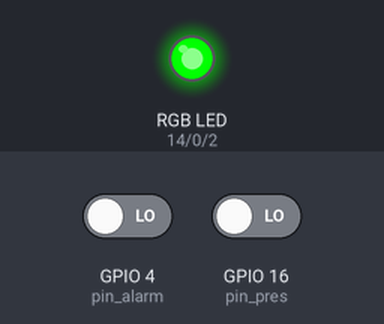
Recording of a sketch running on a simulated ESP8266 (NodeMCU). On the bench: an RGB LED mixed from three pins (HIGH = lit). The test bench sets the inputs (shaded band); at power-on: GPIO 4 (pin_alarm) LOW, GPIO 16 (pin_pres) LOW. WiFi joins after 1.5 s; servers stay silent unless stated; what the sketch prints to the serial monitor is not drawn.

Above: at 0.1 s.
At 1.6 s:
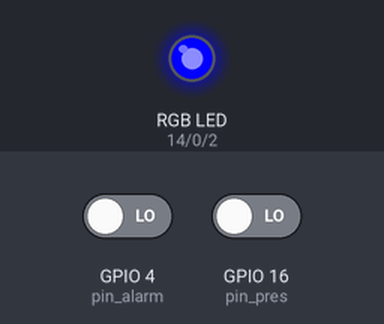
Timing chart, 0 to 3.1 s (numbered marks = the images above):
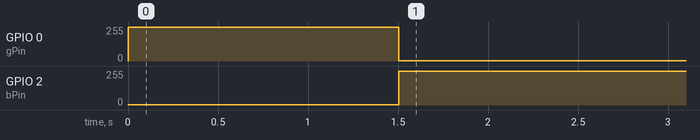

The sketch:

ss_rgb.ino
```cpp
#include <ESP8266WiFi.h>
#include <ESP8266WebServer.h>

ESP8266WebServer server;

    uint8_t pin_alarm = 4;
    uint8_t pin_motion = 1;
    uint8_t pin_pres = 16;

    uint8_t rPin = 14;
    uint8_t gPin = 0;
    uint8_t bPin = 2;

    char* ssid = "PCUAQ82";
    char* password = "PCUAQ8282";
    String alarm_state;
    String motion_state;
    String pres_state;
    String total_state;

    char webpage[] PROGMEM = R"=====(
    <!DOCTYPE html>
    <html lang="en">
    <head>
        <meta charset="UTF-8">
        <meta http-equiv="X-UA-Compatible" content="IE=edge">
        <meta name="viewport" content="width=device-width, initial-scale=1.0">
        <title>Sensor states</title>
    </head>
    <body>
    </body>

    </html>
    <script>
    function myFunction()
    {
      console.log("boton presionado");
      var xhr = new XMLHttpRequest();
      var url = "/ledstate";
      xhr.onreadystatechange = function() {
        if (this.readyState == 4 && this.status == 200) {
          document.getElementById("led-state").innerHTML = this.responseText;
        }
      };
      xhr.open("GET", url, true);
      xhr.send();
    };
    document.addEventListener('DOMContentLoaded', myFunction, false);
    </script>
    </html>
    )=====";

    void setup()
    {
      pinMode(pin_alarm, INPUT);
      pinMode(pin_motion, INPUT);
      pinMode(pin_pres, INPUT);

      pinMode(rPin, OUTPUT);
      pinMode(gPin, OUTPUT);
      pinMode(bPin, OUTPUT);

      WiFi.begin(ssid,password);

      Serial.begin(115200);
      while(WiFi.status()!=WL_CONNECTED)
      {
        Serial.print(".");
        analogWrite(rPin,   1);
        analogWrite(gPin, 255);
        analogWrite(bPin,  1);
        delay(500);
      }
      Serial.println("");
      Serial.print("IP Address: ");
      Serial.println(WiFi.localIP());

      analogWrite(rPin,   1);
      analogWrite(gPin, 1);
      analogWrite(bPin,  255);

      server.on("/",[](){server.send_P(200,"text/html", webpage);});
      server.on("/state",getState);
      server.begin();
    }

    void loop()
    {
      if(WiFi.status()!=WL_CONNECTED)
      {
          analogWrite(rPin,   1);
          analogWrite(gPin, 255);
          analogWrite(bPin,  1);
          //Serial.print(".");
      }
      else
      {
        analogWrite(rPin,   1);
        analogWrite(gPin, 1);
        analogWrite(bPin,  255);
        //Serial.println("");
        //Serial.print("IP Address: ");
        //Serial.println(WiFi.localIP());
        server.handleClient();
        getState();
      }

    }


    void getState()
    {

      int pinState_A = digitalRead(pin_alarm);
      int pinState_P = digitalRead(pin_pres);

      /*
      alarm_state = digitalRead(pin_alarm) ? "{\n \t\"gas\": 1 \n" : "{\n \t\"gas\": 0, \n";
      motion_state = digitalRead(pin_motion) ? "\n \t\"motion\": 1 \n" : "\n \t\"motion\": 0, \n";
      pres_state = digitalRead(pin_pres) ? "\n \t\"presence\": 1 \n}" : "\n \t\"presence\": 0 \n}";
      */
     // alarm_state = "{\n \t gas: 1, \n";
     // motion_state = digitalRead(pin_motion) ? "\n \t\"motion\": 1 \n" : "\n \t\"motion\": 0, \n";
     if (pinState_A == HIGH) {
        alarm_state = "{\n \t alarm: 1, \n";
      } else {
        alarm_state = "{\n \t alarm: 0, \n";
      }
      if (pinState_P == HIGH) {
        pres_state = "\n\t window: 1 \n}";
      } else {
        pres_state = "\n\t window: 0 \n}";
      }
      motion_state = "\n\t pir: 0, \n";
      //pres_state = "\n \t presence: 1 \n}";-

      total_state = alarm_state+motion_state+pres_state;

      server.send(200,"text/plain", total_state);
    }
```
